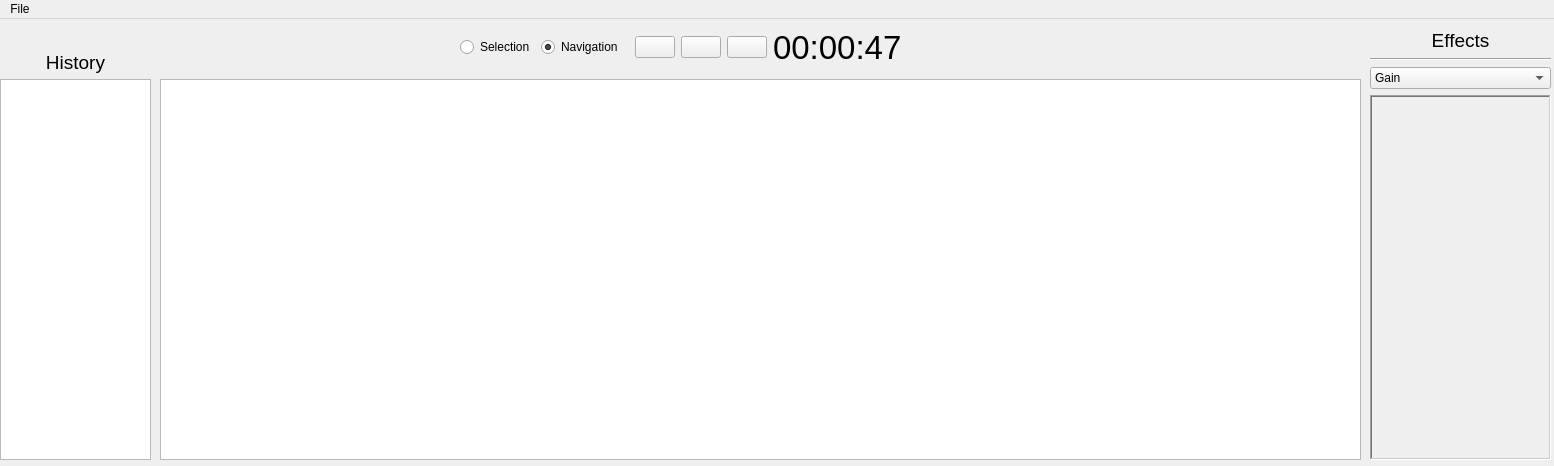
<?xml version="1.0" encoding="UTF-8"?>
<ui version="4.0">
 <class>ae::MainWindow</class>
 <widget class="QMainWindow" name="ae::MainWindow">
  <property name="geometry">
   <rect>
    <x>0</x>
    <y>0</y>
    <width>1554</width>
    <height>466</height>
   </rect>
  </property>
  <property name="windowTitle">
   <string>MainWindow</string>
  </property>
  <widget class="QWidget" name="centralwidget">
   <widget class="QGraphicsView" name="timeline">
    <property name="geometry">
     <rect>
      <x>160</x>
      <y>60</y>
      <width>1201</width>
      <height>381</height>
     </rect>
    </property>
   </widget>
   <widget class="QLabel" name="fnameLabel">
    <property name="geometry">
     <rect>
      <x>0</x>
      <y>450</y>
      <width>1201</width>
      <height>17</height>
     </rect>
    </property>
    <property name="text">
     <string/>
    </property>
   </widget>
   <widget class="QWidget" name="verticalLayoutWidget">
    <property name="geometry">
     <rect>
      <x>1370</x>
      <y>10</y>
      <width>181</width>
      <height>431</height>
     </rect>
    </property>
    <layout class="QVBoxLayout" name="verticalLayout_2">
     <item>
      <widget class="QLabel" name="label_2">
       <property name="sizePolicy">
        <sizepolicy hsizetype="Preferred" vsizetype="Minimum">
         <horstretch>0</horstretch>
         <verstretch>0</verstretch>
        </sizepolicy>
       </property>
       <property name="font">
        <font>
         <pointsize>14</pointsize>
        </font>
       </property>
       <property name="text">
        <string>Effects</string>
       </property>
       <property name="alignment">
        <set>Qt::AlignCenter</set>
       </property>
      </widget>
     </item>
     <item>
      <widget class="Line" name="line">
       <property name="orientation">
        <enum>Qt::Horizontal</enum>
       </property>
      </widget>
     </item>
     <item>
      <widget class="QComboBox" name="effectsBox">
       <item>
        <property name="text">
         <string>Gain</string>
        </property>
       </item>
       <item>
        <property name="text">
         <string>Reverb</string>
        </property>
       </item>
       <item>
        <property name="text">
         <string>TimePitch</string>
        </property>
       </item>
       <item>
        <property name="text">
         <string>Pitch</string>
        </property>
       </item>
       <item>
        <property name="text">
         <string>Chorus</string>
        </property>
       </item>
       <item>
        <property name="text">
         <string>Robotiser</string>
        </property>
       </item>
       <item>
        <property name="text">
         <string>Low/High-pass</string>
        </property>
       </item>
       <item>
        <property name="text">
         <string/>
        </property>
       </item>
      </widget>
     </item>
     <item>
      <widget class="QFrame" name="effectWidget">
       <property name="sizePolicy">
        <sizepolicy hsizetype="Preferred" vsizetype="Expanding">
         <horstretch>0</horstretch>
         <verstretch>0</verstretch>
        </sizepolicy>
       </property>
       <property name="frameShape">
        <enum>QFrame::WinPanel</enum>
       </property>
       <property name="frameShadow">
        <enum>QFrame::Sunken</enum>
       </property>
      </widget>
     </item>
    </layout>
   </widget>
   <widget class="QWidget" name="layoutWidget">
    <property name="geometry">
     <rect>
      <x>160</x>
      <y>10</y>
      <width>1201</width>
      <height>48</height>
     </rect>
    </property>
    <layout class="QHBoxLayout" name="horizontalLayout">
     <property name="sizeConstraint">
      <enum>QLayout::SetFixedSize</enum>
     </property>
     <property name="leftMargin">
      <number>300</number>
     </property>
     <property name="rightMargin">
      <number>300</number>
     </property>
     <item>
      <widget class="QRadioButton" name="selButton">
       <property name="text">
        <string>Selection</string>
       </property>
      </widget>
     </item>
     <item>
      <widget class="QRadioButton" name="navButton">
       <property name="text">
        <string>Navigation</string>
       </property>
       <property name="checked">
        <bool>true</bool>
       </property>
      </widget>
     </item>
     <item>
      <widget class="QWidget" name="widget" native="true"/>
     </item>
     <item>
      <widget class="QPushButton" name="playBtn">
       <property name="focusPolicy">
        <enum>Qt::TabFocus</enum>
       </property>
       <property name="text">
        <string/>
       </property>
       <property name="icon">
        <iconset theme="media-playback-start">
         <normaloff>../../../../../.designer/backup</normaloff>../../../../../.designer/backup</iconset>
       </property>
      </widget>
     </item>
     <item>
      <widget class="QPushButton" name="pauseBtn">
       <property name="focusPolicy">
        <enum>Qt::TabFocus</enum>
       </property>
       <property name="text">
        <string/>
       </property>
       <property name="icon">
        <iconset theme="media-playback-pause">
         <normaloff>../../../../../.designer/backup</normaloff>../../../../../.designer/backup</iconset>
       </property>
      </widget>
     </item>
     <item>
      <widget class="QPushButton" name="stopBtn">
       <property name="focusPolicy">
        <enum>Qt::TabFocus</enum>
       </property>
       <property name="text">
        <string/>
       </property>
       <property name="icon">
        <iconset theme="media-playback-stop">
         <normaloff>../../../../../.designer/backup</normaloff>../../../../../.designer/backup</iconset>
       </property>
      </widget>
     </item>
     <item>
      <widget class="QLabel" name="label">
       <property name="font">
        <font>
         <pointsize>25</pointsize>
         <weight>50</weight>
         <bold>false</bold>
        </font>
       </property>
       <property name="text">
        <string>00:00:47</string>
       </property>
      </widget>
     </item>
    </layout>
   </widget>
   <widget class="QListWidget" name="historyList">
    <property name="geometry">
     <rect>
      <x>0</x>
      <y>60</y>
      <width>151</width>
      <height>381</height>
     </rect>
    </property>
   </widget>
   <widget class="QLabel" name="label_3">
    <property name="geometry">
     <rect>
      <x>0</x>
      <y>30</y>
      <width>151</width>
      <height>27</height>
     </rect>
    </property>
    <property name="sizePolicy">
     <sizepolicy hsizetype="Preferred" vsizetype="Minimum">
      <horstretch>0</horstretch>
      <verstretch>0</verstretch>
     </sizepolicy>
    </property>
    <property name="font">
     <font>
      <pointsize>14</pointsize>
     </font>
    </property>
    <property name="text">
     <string>History</string>
    </property>
    <property name="alignment">
     <set>Qt::AlignCenter</set>
    </property>
   </widget>
  </widget>
  <widget class="QMenuBar" name="menuBar">
   <property name="geometry">
    <rect>
     <x>0</x>
     <y>0</y>
     <width>1554</width>
     <height>22</height>
    </rect>
   </property>
   <widget class="QMenu" name="menuFile">
    <property name="title">
     <string>File</string>
    </property>
    <addaction name="actionOpen"/>
   </widget>
   <addaction name="menuFile"/>
  </widget>
  <action name="actionOpen">
   <property name="text">
    <string>Open</string>
   </property>
   <property name="shortcut">
    <string>Ctrl+O</string>
   </property>
  </action>
 </widget>
 <resources/>
 <connections/>
</ui>
